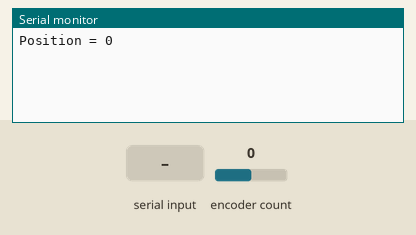
Recording of a sketch running on a simulated Arduino Leonardo, built with avr-gcc and run on an emulated ATmega32U4. Shown: the last lines printed to the serial monitor. The inputs (shaded band) are chosen by the test bench; at power-on: encoder count 0. USB keyboard and mouse output is not drawn.

Above: at 1.2 s.
1.3 s: "1" received over Serial
At 2.2 s:
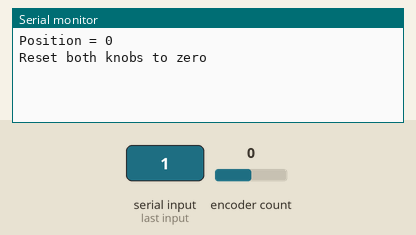
2.8 s: encoder count set to 1
At 3.4 s:
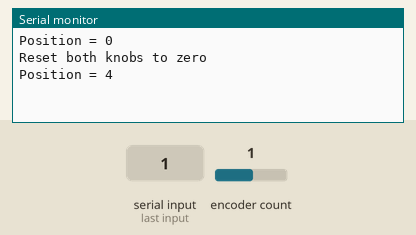
4.3 s: encoder count set to 2
At 5.7 s:
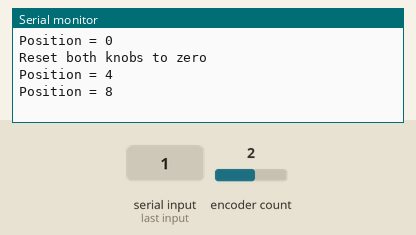

The sketch:

powered_encoder_test.ino
```cpp
/* Encoder Library - TwoKnobs Example
*/

#include <Encoder.h>
#include <Mouse.h>

// Change these pin numbers to the pins connected to your encoder.
Encoder knobLeft(2, 3);


void setup() {
  Serial.begin(9600);
  Mouse.begin();
}

long rotaryPosition  = -999;


void loop() {
  long newRotaryPosition;
  newRotaryPosition = knobLeft.read();

  if (newRotaryPosition != rotaryPosition) {
    Serial.print("Position = ");
    Serial.print(newRotaryPosition);

    Serial.println();
    if(newRotaryPosition > rotaryPosition){
      Mouse.move(0,1,0);
    }
    else if(newRotaryPosition < rotaryPosition){
      Mouse.move(0,-1,0);
    }
    rotaryPosition = newRotaryPosition;
  }
  // if a character is sent from the serial monitor,
  // reset both back to zero.
  if (Serial.available()) {
    Serial.read();
    Serial.println("Reset both knobs to zero");
    knobLeft.write(0);
  }
}
```

Measured:
- after the input at 1.3 s, the serial monitor: prints a new line at once (image 1)
- after the input at 2.8 s, the serial monitor: prints a new line at once (image 2)
- after the input at 4.3 s, the serial monitor: prints a new line at once (image 3)
